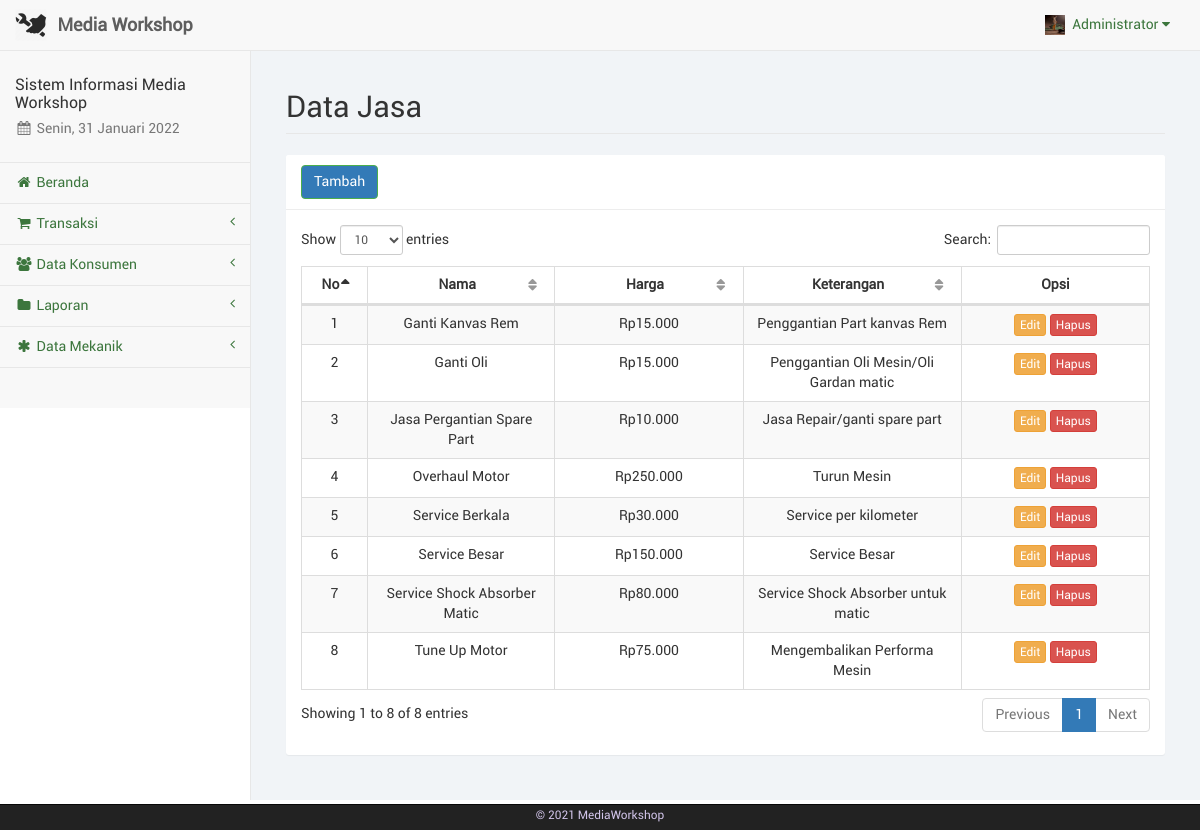
Screenshot of /kasir/jasa.php (signed in) with the database file from the repository.
### tables this page shows
CREATE TABLE `barangjasa` (
  `id_brg` int(11) NOT NULL,
  `nama` varchar(100) NOT NULL,
  `jenis` varchar(20) NOT NULL,
  `stok` varchar(10) NOT NULL,
  `harga` varchar(20) NOT NULL,
  `keterangan` text NOT NULL,
  `id_adm` int(11) NOT NULL
);

### kasir/dist/function/format_rupiah.php (called while the page is built, shortened)
<?php
	function format_rupiah($rp) {
		$jumlah = number_format($rp, 0, ",", ".");
		$rupiah = "Rp". $jumlah;
		return $rupiah;
	}
?>

### kasir/jasa.php (the view, shortened to what this page needs)
<?php
	include("sess_check.php");
	include("layout_top.php");
	include("dist/function/format_rupiah.php");
?>
		<div id="page-wrapper">
            <div class="container-fluid">
                <div class="row">
                    <div class="col-lg-12">
                        <h1 class="page-header">Data Jasa</h1>
                    </div>
                </div>
				<div class="row">
					<div class="col-lg-12"><?php include("layout_alert.php"); ?></div>
				</div>
				<div class="row">
					<div class="col-lg-12">
						<div class="panel panel-default">
							<div class="panel-heading">
								<a href="jasa_tambah.php" class="btn btn-success">Tambah</a>
							</div>
							<div class="panel-body">
								<table class="table table-striped table-bordered table-hover" id="tabel-data">
									<thead>
										<tr>
											<th width="1%">No</th>
											<th width="10%">Nama</th>
											<th width="10%">Harga</th>
											<th width="10%">Keterangan</th>
											<th width="10%">Opsi</th>
										</tr>
									</thead>
									<tbody>
										<?php
											$i = 1;
											$sql = "SELECT * FROM barangjasa WHERE jenis='jasa' ORDER BY nama ASC";
											$ress = mysqli_query($conn, $sql);
											while($data = mysqli_fetch_array($ress)) {
												echo '<tr>';
												echo '<td class="text-center">'. $i .'</td>';
												echo '<td class="text-center">'. $data['nama'] .'</td>';
												echo '<td class="text-center">'. format_rupiah($data['harga']) .'</td>';
												echo '<td class="text-center">'. $data['keterangan'] .'</td>';
												echo '<td class="text-center">
													  <a href="jasa_edit.php?js='. $data['id_brg'] .'" class="btn btn-warning btn-xs">Edit</a>';?>
													  <a href="jasa_hapus.php?js=<?php echo $data['id_brg'];?>" onclick="return confirm('Apakah anda yakin akan menghapus <?php echo $data['nama'];?>?');" class="btn btn-danger btn-xs">Hapus</a></td>
												<?php
												echo '</tr>';
												$i++;
											}
										?>
									</tbody>
								</table>
							</div>
						</div>
					</div>
				</div>
            </div>
        </div>
<?php
	include("layout_bottom.php");
?>

### rows the page displays
barangjasa: nama "Ganti Kanvas Rem", harga "Rp15.000", keterangan "Penggantian Part kanvas Rem"
barangjasa: nama "Ganti Oli", harga "Rp15.000", keterangan "Penggantian Oli Mesin/Oli Gardan matic"
barangjasa: nama "Jasa Pergantian Spare Part", harga "Rp10.000", keterangan "Jasa Repair/ganti spare part"
barangjasa: nama "Overhaul Motor", harga "Rp250.000", keterangan "Turun Mesin"
barangjasa: nama "Service Berkala", harga "Rp30.000", keterangan "Service per kilometer"
barangjasa: nama "Service Besar", harga "Rp150.000", keterangan "Service Besar"
barangjasa: nama "Service Shock Absorber Matic", harga "Rp80.000", keterangan "Service Shock Absorber untuk matic"
barangjasa: nama "Tune Up Motor", harga "Rp75.000", keterangan "Mengembalikan Performa Mesin"

### other values shown
$sess_kasirname "Administrator"
